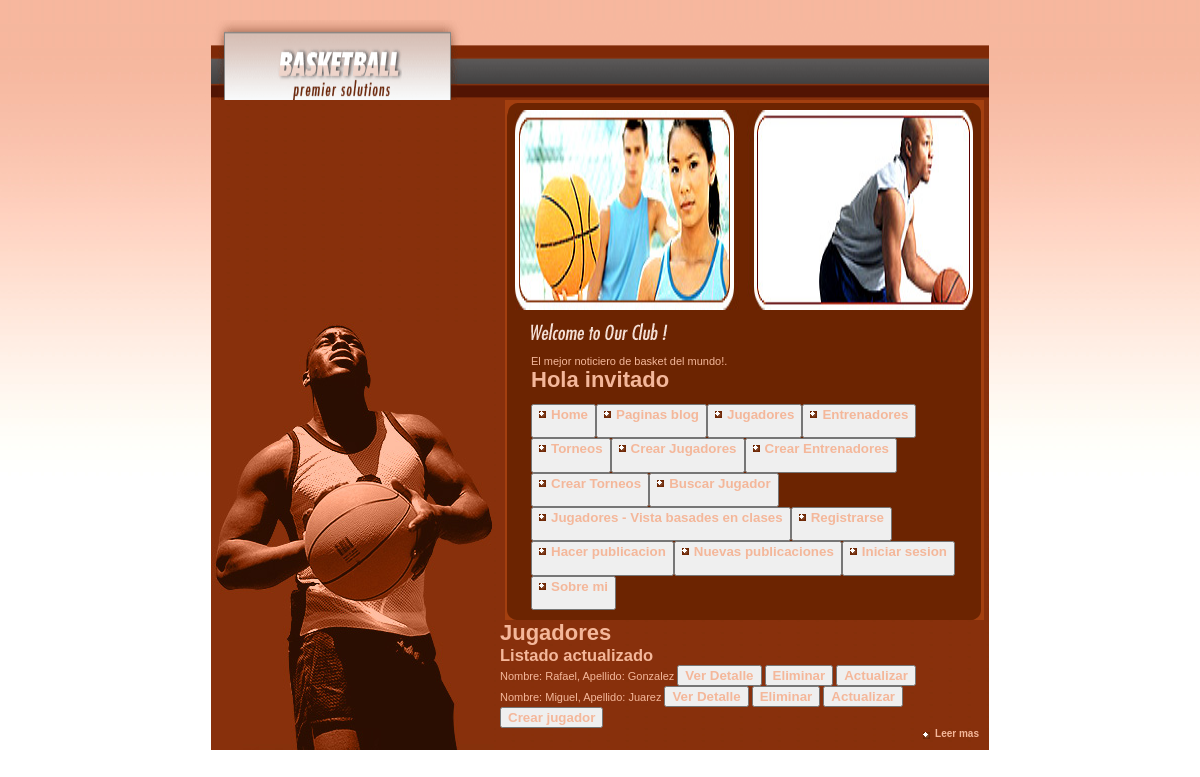
The app's page /jugadores_list/ with its own data.
### MiApp/models.py (models this page shows)
class Jugadores(models.Model):
    nombre = models.CharField(max_length=40)
    apellido = models.CharField(max_length=40)
    edad = models.IntegerField()
    nacionalidad = models.CharField(max_length=40)
    def __str__(self):
        return f"Nombre: {self.nombre}, Apellido: {self.apellido}"

### MiApp/views.py (the view)
# urls.py: path('jugadores_list/', views.JugadoresList.as_view(), name='List'),
class JugadoresList(ListView):
    model = Jugadores
    template_name = 'MiApp/MiApp/jugadores_list.html'

### MiApp/templates/MiApp/MiApp/jugadores_list.html
{% extends 'MiApp/index2.html' %}
{% load static %}
{% block contenidoquecambia %}
    <h1> Jugadores</h1>
    <h2> Listado actualizado</h2>
    {% for jugador in object_list %}
        <ul>
            <li>
                {{jugador}}
                <button>
                    <a href="{% url 'Detail' jugador.id %}"> Ver Detalle</a>
                </button>
                <button>
                    <a href="{% url 'Delete' jugador.id %}"> Eliminar</a>
                </button>
                <button>
                    <a href="{% url 'Update' jugador.id %}"> Actualizar</a>
                </button>
            </li>
        </ul>
    {% endfor %}
    <button>
        <a href="{% url 'Create' %}"> Crear jugador</a>
    </button>
    <p class="more"><a href="{% url 'Nomoreinfo' %}" class="diamond">Leer mas</a></p>
{% endblock %}

### MiApp/static/MiApp/style.css (style rules this page uses)
html, body, ul, li, h1, h2, h3, h4 { margin: 0; padding: 0; list-style: none; }
a { color: #F4B79A; font-weight: bold; text-decoration: none; }
.more { text-align: right; margin-top: 0; font-size: 10px; }
body { background: white url(images/bg.jpg) repeat-x; font: 11px tahoma, verdana, sans-serif; color: #F4B79A; padding: 20px; text-align: center; }
.diamond { padding-left: 12px; background: 0px 4px url(images/bullet_drk_diamond.gif) no-repeat; }

### records on screen
Jugadores: nombre+apellido "Nombre: Rafael, Apellido: Gonzalez"
Jugadores: nombre+apellido "Nombre: Miguel, Apellido: Juarez"
